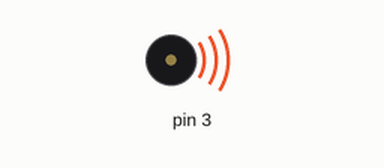
A sketch run on a simulated Arduino Uno, built with avr-gcc and run on an emulated ATmega328P. Shown: buzzer (waves = sounding).

Above: at 0.1 s.
At 21.4 s:
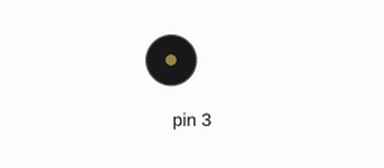
Timing chart, 0 to 22.9 s (numbered marks = the images above):
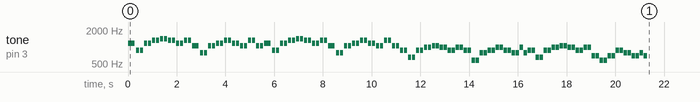

The sketch:

ofthedark.ino
```cpp
/*************************************************
 * Public Constants
 *************************************************/
#define NOTE_B0  31
#define NOTE_C1  33
#define NOTE_CS1 35
#define NOTE_D1  37
#define NOTE_DS1 39
#define NOTE_E1  41
#define NOTE_F1  44
#define NOTE_FS1 46
#define NOTE_G1  49
#define NOTE_GS1 52
#define NOTE_A1  55
#define NOTE_AS1 58
#define NOTE_B1  62
#define NOTE_C2  65
#define NOTE_CS2 69
#define NOTE_D2  73
#define NOTE_DS2 78
#define NOTE_E2  82
#define NOTE_F2  87
#define NOTE_FS2 93
#define NOTE_G2  98
#define NOTE_GS2 104
#define NOTE_A2  110
#define NOTE_AS2 117
#define NOTE_B2  123
#define NOTE_C3  131
#define NOTE_CS3 139
#define NOTE_D3  147
#define NOTE_DS3 156
#define NOTE_E3  165
#define NOTE_F3  175
#define NOTE_FS3 185
#define NOTE_G3  196
#define NOTE_GS3 208
#define NOTE_A3  220
#define NOTE_AS3 233
#define NOTE_B3  247
#define NOTE_C4  262
#define NOTE_CS4 277
#define NOTE_D4  294
#define NOTE_DS4 311
#define NOTE_E4  330
#define NOTE_F4  349
#define NOTE_FS4 370
#define NOTE_G4  392
#define NOTE_GS4 415
#define NOTE_A4  440
#define NOTE_AS4 466
#define NOTE_B4  494
#define NOTE_C5  523
#define NOTE_CS5 554
#define NOTE_D5  587
#define NOTE_DS5 622
#define NOTE_E5  659
#define NOTE_F5  698
#define NOTE_FS5 740
#define NOTE_G5  784
#define NOTE_GS5 831
#define NOTE_A5  880
#define NOTE_AS5 932
#define NOTE_B5  988
#define NOTE_C6  1047
#define NOTE_CS6 1109
#define NOTE_D6  1175
#define NOTE_DS6 1245
#define NOTE_E6  1319
#define NOTE_F6  1397
#define NOTE_FS6 1480
#define NOTE_G6  1568
#define NOTE_GS6 1661
#define NOTE_A6  1760
#define NOTE_AS6 1865
#define NOTE_B6  1976
#define NOTE_C7  2093
#define NOTE_CS7 2217
#define NOTE_D7  2349
#define NOTE_DS7 2489
#define NOTE_E7  2637
#define NOTE_F7  2794
#define NOTE_FS7 2960
#define NOTE_G7  3136
#define NOTE_GS7 3322
#define NOTE_A7  3520
#define NOTE_AS7 3729
#define NOTE_B7  3951
#define NOTE_C8  4186
#define NOTE_CS8 4435
#define NOTE_D8  4699
#define NOTE_DS8 4978


int melodia[] =    {NOTE_D6,NOTE_A5,NOTE_A5,NOTE_D6,NOTE_D6,NOTE_E6,NOTE_E6,NOTE_F6,NOTE_F6,NOTE_E6,NOTE_E6,NOTE_D6,NOTE_D6,NOTE_E6,NOTE_E6,NOTE_C6,NOTE_G5,NOTE_G5,NOTE_C6,NOTE_C6,NOTE_D6,NOTE_D6,NOTE_E6,NOTE_E6,NOTE_D6,NOTE_D6,NOTE_C6,NOTE_C6,NOTE_E6,NOTE_E6,NOTE_C6,NOTE_C6,NOTE_D6,NOTE_A5,NOTE_A5,NOTE_D6,NOTE_D6,NOTE_E6,NOTE_E6,NOTE_F6,NOTE_F6,NOTE_E6,NOTE_E6,NOTE_D6,NOTE_D6,NOTE_E6,NOTE_E6,NOTE_C6,NOTE_G5,NOTE_G5,NOTE_C6,NOTE_C6,NOTE_D6,NOTE_D6,NOTE_E6,NOTE_E6,NOTE_D6,NOTE_D6,NOTE_C6,NOTE_C6,NOTE_E6,NOTE_E6,NOTE_C6,NOTE_C6,NOTE_A5,NOTE_A5,NOTE_E5,NOTE_E5,NOTE_A5,NOTE_A5,NOTE_B5,NOTE_B5,NOTE_C6,NOTE_C6,NOTE_B5,NOTE_B5,NOTE_A5,NOTE_A5,NOTE_B5,NOTE_B5,NOTE_A5,NOTE_A5,NOTE_D5,NOTE_D5,NOTE_G5,NOTE_G5,NOTE_A5,NOTE_A5,NOTE_B5,NOTE_B5,NOTE_A5,NOTE_A5,NOTE_G5,NOTE_G5,NOTE_B5,NOTE_G5,NOTE_A5,NOTE_A5,NOTE_E5,NOTE_E5,NOTE_A5,NOTE_A5,NOTE_B5,NOTE_B5,NOTE_C6,NOTE_C6,NOTE_B5,NOTE_B5,NOTE_A5,NOTE_A5,NOTE_B5,NOTE_B5,NOTE_F5,NOTE_F5,NOTE_D5,NOTE_D5,NOTE_F5,NOTE_F5,NOTE_A5,NOTE_A5,NOTE_G5,NOTE_G5,NOTE_F5,NOTE_F5,NOTE_G5,NOTE_F5}   ;
int tempoNot[] = {   2,      4,      4,      4,      4,      4,      4,      4,      4,      4,      4,      4,      4,      4,      4,      2,      4,      4,      4,      4,      4,      4,      4,      4,      4,      4,      4,      4,      4,      4,      4,      4,   2,      4,      4,      4,      4,      4,      4,      4,      4,      4,      4,      4,      4,      4,      4,      2,      4,      4,      4,      4,      4,      4,      4,      4,      4,      4,      4,      4,      4,      4,      4,   4 ,     4,      4,       4,      4,      4,      4,      4,      4,      4,      4,      4,      4,      4,      4,      4,      4,      4,      4,      4,      4,      4,      4,      4,      4,      4,      4,      4,      4,      4,      4,      4,      4,      4,      4,      4,      4,      4,      4,      4,      4,      4,      4,      4,      4,      4,      4,      4,      4,      4,      4,      4,      4,      4,      4,      4,      4,      4,      4,      4,      4,      4,      4,      4,     4};// Duração d Not: Colcheia:8; Semínima: 4; Mínima:2; Semibreve:1


const int compso = 550; // Altera o compso da música

void setup() {
  for (int Nota = 0; Nota < 128; Nota++) {//o número 80 indica quant not tem a nossa matriz.
    int tempo = compso/tempoNot[Nota]; //Tempo = compso dividido pela indicação da matriz tempoNot.
    tone(3, melodia[Nota],tempo); //Toca a nota indicada pela matriz melodia durante o tempo.
    // Para distinguir  not adicionamos um tempo entre elas (tempo da nota + 20%).
    delay(tempo*1.2);
  }


}
void loop(){
  //Não é necessária a repetição pois a mesma será feita pelo botão Reset.
}
```
